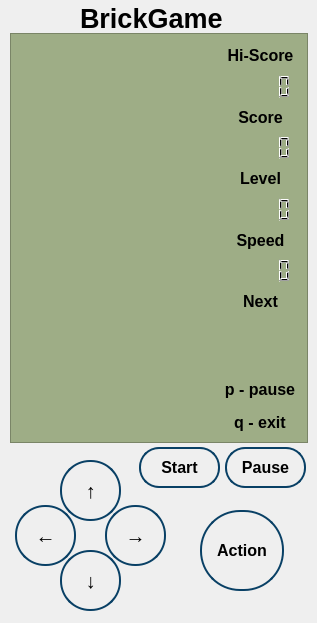
<?xml version="1.0" encoding="UTF-8"?>
<ui version="4.0">
 <class>MainWindow</class>
 <widget class="QMainWindow" name="MainWindow">
  <property name="geometry">
   <rect>
    <x>0</x>
    <y>0</y>
    <width>317</width>
    <height>623</height>
   </rect>
  </property>
  <property name="focusPolicy">
   <enum>Qt::StrongFocus</enum>
  </property>
  <property name="windowTitle">
   <string>BrickGame</string>
  </property>
  <property name="windowIcon">
   <iconset resource="icons.qrc">
    <normaloff>:/free-icon-tetris-720684.png</normaloff>:/free-icon-tetris-720684.png</iconset>
  </property>
  <property name="styleSheet">
   <string notr="true">
background: qlineargradient(x1:-0.2, y1:-0.2, x2:1.05, y2:1.05,
stop:0 white, stop: 0.8 rgb(52, 161, 235), stop:1 black) </string>
  </property>
  <widget class="QWidget" name="centralwidget">
   <widget class="QPushButton" name="pushButton_right">
    <property name="geometry">
     <rect>
      <x>105</x>
      <y>505</y>
      <width>61</width>
      <height>61</height>
     </rect>
    </property>
    <property name="font">
     <font>
      <pointsize>15</pointsize>
      <weight>75</weight>
      <bold>true</bold>
     </font>
    </property>
    <property name="focusPolicy">
     <enum>Qt::NoFocus</enum>
    </property>
    <property name="styleSheet">
     <string notr="true">QPushButton {
border: 2px solid #094065;
border-width: 2px;
padding: 1px;
border-style: solid;
border-radius: 30px;
background: qlineargradient(x1:0, y1:0, x2:1, y2:1,
stop:0 white, stop: 0.8 rgb(227, 171, 0), stop:1 black) }
QPushButton:pressed {
border: 2px solid #094065;
border-width: 2px;
padding: 1px;
border-style: solid;
border-radius: 30px;
background: qlineargradient(x1:0, y1:0, x2:1, y2:1,
stop:0 white, stop: 0.8 rgb(191, 144, 0), stop:1 black) 
}</string>
    </property>
    <property name="text">
     <string>→</string>
    </property>
   </widget>
   <widget class="QPushButton" name="pushButton_action">
    <property name="geometry">
     <rect>
      <x>200</x>
      <y>510</y>
      <width>84</width>
      <height>81</height>
     </rect>
    </property>
    <property name="font">
     <font>
      <pointsize>12</pointsize>
      <weight>75</weight>
      <bold>true</bold>
     </font>
    </property>
    <property name="focusPolicy">
     <enum>Qt::NoFocus</enum>
    </property>
    <property name="layoutDirection">
     <enum>Qt::LeftToRight</enum>
    </property>
    <property name="autoFillBackground">
     <bool>false</bool>
    </property>
    <property name="styleSheet">
     <string notr="true">QPushButton {
border: 2px solid #094065;
border-width: 2px;
padding: 1px;
border-style: solid;
border-radius: 40px;
background: qlineargradient(x1:0, y1:0, x2:1, y2:1,
stop:0 white, stop: 0.8 rgb(227, 171, 0), stop:1 black) }
QPushButton:pressed {
border: 2px solid #094065;
border-width: 2px;
padding: 1px;
border-style: solid;
border-radius: 40px;
background: qlineargradient(x1:0, y1:0, x2:1, y2:1,
stop:0 white, stop: 0.8 rgb(191, 144, 0), stop:1 black) 
}
</string>
    </property>
    <property name="text">
     <string>Action</string>
    </property>
   </widget>
   <widget class="QPushButton" name="pushButton_up">
    <property name="geometry">
     <rect>
      <x>60</x>
      <y>460</y>
      <width>61</width>
      <height>61</height>
     </rect>
    </property>
    <property name="font">
     <font>
      <pointsize>15</pointsize>
      <weight>75</weight>
      <bold>true</bold>
     </font>
    </property>
    <property name="focusPolicy">
     <enum>Qt::NoFocus</enum>
    </property>
    <property name="styleSheet">
     <string notr="true">QPushButton {
border: 2px solid #094065;
border-width: 2px;
padding: 1px;
border-style: solid;
border-radius: 30px;
background: qlineargradient(x1:0, y1:0, x2:1, y2:1,
stop:0 white, stop: 0.8 rgb(227, 171, 0), stop:1 black) }
QPushButton:pressed {
border: 2px solid #094065;
border-width: 2px;
padding: 1px;
border-style: solid;
border-radius: 30px;
background: qlineargradient(x1:0, y1:0, x2:1, y2:1,
stop:0 white, stop: 0.8 rgb(191, 144, 0), stop:1 black) 
}</string>
    </property>
    <property name="text">
     <string>↑</string>
    </property>
   </widget>
   <widget class="QPushButton" name="pushButton_left">
    <property name="geometry">
     <rect>
      <x>15</x>
      <y>505</y>
      <width>61</width>
      <height>61</height>
     </rect>
    </property>
    <property name="font">
     <font>
      <pointsize>15</pointsize>
      <weight>75</weight>
      <bold>true</bold>
     </font>
    </property>
    <property name="focusPolicy">
     <enum>Qt::NoFocus</enum>
    </property>
    <property name="styleSheet">
     <string notr="true">QPushButton {
border: 2px solid #094065;
border-width: 2px;
padding: 1px;
border-style: solid;
border-radius: 30px;
background: qlineargradient(x1:0, y1:0, x2:1, y2:1,
stop:0 white, stop: 0.8 rgb(227, 171, 0), stop:1 black) }
QPushButton:pressed {
border: 2px solid #094065;
border-width: 2px;
padding: 1px;
border-style: solid;
border-radius: 30px;
background: qlineargradient(x1:0, y1:0, x2:1, y2:1,
stop:0 white, stop: 0.8 rgb(191, 144, 0), stop:1 black) 
}</string>
    </property>
    <property name="text">
     <string>←</string>
    </property>
   </widget>
   <widget class="QPushButton" name="pushButton_down">
    <property name="geometry">
     <rect>
      <x>60</x>
      <y>550</y>
      <width>61</width>
      <height>61</height>
     </rect>
    </property>
    <property name="font">
     <font>
      <pointsize>15</pointsize>
      <weight>75</weight>
      <bold>true</bold>
     </font>
    </property>
    <property name="focusPolicy">
     <enum>Qt::NoFocus</enum>
    </property>
    <property name="styleSheet">
     <string notr="true">QPushButton {
border: 2px solid #094065;
border-width: 2px;
padding: 1px;
border-style: solid;
border-radius: 30px;
background: qlineargradient(x1:0, y1:0, x2:1, y2:1,
stop:0 white, stop: 0.8 rgb(227, 171, 0), stop:1 black) }
QPushButton:pressed {
border: 2px solid #094065;
border-width: 2px;
padding: 1px;
border-style: solid;
border-radius: 30px;
background: qlineargradient(x1:0, y1:0, x2:1, y2:1,
stop:0 white, stop: 0.8 rgb(191, 144, 0), stop:1 black) 
}</string>
    </property>
    <property name="text">
     <string>↓</string>
    </property>
   </widget>
   <widget class="QPushButton" name="pushButton_start">
    <property name="geometry">
     <rect>
      <x>139</x>
      <y>447</y>
      <width>81</width>
      <height>41</height>
     </rect>
    </property>
    <property name="font">
     <font>
      <pointsize>12</pointsize>
      <weight>75</weight>
      <bold>true</bold>
     </font>
    </property>
    <property name="focusPolicy">
     <enum>Qt::NoFocus</enum>
    </property>
    <property name="styleSheet">
     <string notr="true">QPushButton {
border: 2px solid #094065;
border-width: 2px;
padding: 1px;
border-style: solid;
border-radius: 20px;
background: qlineargradient(x1:0, y1:0, x2:1, y2:1,
stop:0 white, stop: 0.8 rgb(227, 171, 0), stop:1 black) }
QPushButton:pressed {
border: 2px solid #094065;
border-width: 2px;
padding: 1px;
border-style: solid;
border-radius: 20px;
background: qlineargradient(x1:0, y1:0, x2:1, y2:1,
stop:0 white, stop: 0.8 rgb(191, 144, 0), stop:1 black) 
}</string>
    </property>
    <property name="text">
     <string>Start</string>
    </property>
   </widget>
   <widget class="QPushButton" name="pushButton_pause">
    <property name="geometry">
     <rect>
      <x>225</x>
      <y>447</y>
      <width>81</width>
      <height>41</height>
     </rect>
    </property>
    <property name="font">
     <font>
      <pointsize>12</pointsize>
      <weight>75</weight>
      <bold>true</bold>
     </font>
    </property>
    <property name="focusPolicy">
     <enum>Qt::NoFocus</enum>
    </property>
    <property name="styleSheet">
     <string notr="true">QPushButton {
border: 2px solid #094065;
border-width: 2px;
padding: 1px;
border-style: solid;
border-radius: 20px;
background: qlineargradient(x1:0, y1:0, x2:1, y2:1,
stop:0 white, stop: 0.8 rgb(227, 171, 0), stop:1 black) }
QPushButton:pressed {
border: 2px solid #094065;
border-width: 2px;
padding: 1px;
border-style: solid;
border-radius: 20px;
background: qlineargradient(x1:0, y1:0, x2:1, y2:1,
stop:0 white, stop: 0.8 rgb(191, 144, 0), stop:1 black) 
}</string>
    </property>
    <property name="text">
     <string>Pause</string>
    </property>
   </widget>
   <widget class="QLabel" name="gamename">
    <property name="geometry">
     <rect>
      <x>80</x>
      <y>0</y>
      <width>148</width>
      <height>37</height>
     </rect>
    </property>
    <property name="font">
     <font>
      <pointsize>20</pointsize>
      <weight>75</weight>
      <bold>true</bold>
     </font>
    </property>
    <property name="styleSheet">
     <string notr="true">background-color: rgba(0, 0, 0, 0);
color: rgb(0,0,0)</string>
    </property>
    <property name="text">
     <string>BrickGame</string>
    </property>
   </widget>
   <widget class="QFrame" name="gamefield">
    <property name="geometry">
     <rect>
      <x>10</x>
      <y>33</y>
      <width>298</width>
      <height>410</height>
     </rect>
    </property>
    <property name="styleSheet">
     <string notr="true">background:  rgb(158, 173, 134)</string>
    </property>
    <property name="frameShape">
     <enum>QFrame::StyledPanel</enum>
    </property>
    <property name="frameShadow">
     <enum>QFrame::Raised</enum>
    </property>
    <widget class="QWidget" name="layoutWidget">
     <property name="geometry">
      <rect>
       <x>210</x>
       <y>10</y>
       <width>81</width>
       <height>271</height>
      </rect>
     </property>
     <property name="styleSheet">
      <string notr="true">background-color: rgba(0, 0, 0, 0)</string>
     </property>
     <layout class="QVBoxLayout" name="verticalLayout">
      <item>
       <widget class="QLabel" name="hi_score_label">
        <property name="font">
         <font>
          <pointsize>12</pointsize>
          <weight>75</weight>
          <bold>true</bold>
         </font>
        </property>
        <property name="styleSheet">
         <string notr="true">background-color: rgba(0, 0, 0, 0);
color: rgb(0,0,0)</string>
        </property>
        <property name="text">
         <string>Hi-Score</string>
        </property>
        <property name="alignment">
         <set>Qt::AlignCenter</set>
        </property>
       </widget>
      </item>
      <item>
       <widget class="QLCDNumber" name="hi_score_number">
        <property name="styleSheet">
         <string notr="true">background-color: rgba(0, 0, 0, 0);
border-width: 0px;
padding: 1px;
border-style: solid;
color: rgb(0,0,0);</string>
        </property>
       </widget>
      </item>
      <item>
       <widget class="QLabel" name="score_label">
        <property name="font">
         <font>
          <pointsize>12</pointsize>
          <weight>75</weight>
          <bold>true</bold>
         </font>
        </property>
        <property name="styleSheet">
         <string notr="true">background-color: rgba(0, 0, 0, 0);
color: rgb(0,0,0)</string>
        </property>
        <property name="text">
         <string>Score</string>
        </property>
        <property name="alignment">
         <set>Qt::AlignCenter</set>
        </property>
       </widget>
      </item>
      <item>
       <widget class="QLCDNumber" name="score_number">
        <property name="styleSheet">
         <string notr="true">background-color: rgba(0, 0, 0, 0);
border-width: 0px;
padding: 1px;
border-style: solid;
color: rgb(0,0,0);</string>
        </property>
       </widget>
      </item>
      <item>
       <widget class="QLabel" name="level_label">
        <property name="font">
         <font>
          <pointsize>12</pointsize>
          <weight>75</weight>
          <bold>true</bold>
         </font>
        </property>
        <property name="styleSheet">
         <string notr="true">background-color: rgba(0, 0, 0, 0);
color: rgb(0,0,0)</string>
        </property>
        <property name="text">
         <string>Level</string>
        </property>
        <property name="alignment">
         <set>Qt::AlignCenter</set>
        </property>
       </widget>
      </item>
      <item>
       <widget class="QLCDNumber" name="level_number">
        <property name="styleSheet">
         <string notr="true">background-color: rgba(0, 0, 0, 0);
border-width: 0px;
padding: 1px;
border-style: solid;
color: rgb(0,0,0);</string>
        </property>
       </widget>
      </item>
      <item>
       <widget class="QLabel" name="speed_label">
        <property name="font">
         <font>
          <pointsize>12</pointsize>
          <weight>75</weight>
          <bold>true</bold>
         </font>
        </property>
        <property name="styleSheet">
         <string notr="true">background-color: rgba(0, 0, 0, 0);
color: rgb(0,0,0)</string>
        </property>
        <property name="text">
         <string>Speed</string>
        </property>
        <property name="alignment">
         <set>Qt::AlignCenter</set>
        </property>
       </widget>
      </item>
      <item>
       <widget class="QLCDNumber" name="speed_number">
        <property name="styleSheet">
         <string notr="true">background-color: rgba(0, 0, 0, 0);
border-width: 0px;
padding: 1px;
border-style: solid;
color: rgb(0,0,0);</string>
        </property>
        <property name="smallDecimalPoint">
         <bool>false</bool>
        </property>
        <property name="value" stdset="0">
         <double>0.000000000000000</double>
        </property>
        <property name="intValue" stdset="0">
         <number>0</number>
        </property>
       </widget>
      </item>
      <item>
       <widget class="QLabel" name="next_label">
        <property name="font">
         <font>
          <pointsize>12</pointsize>
          <weight>75</weight>
          <bold>true</bold>
         </font>
        </property>
        <property name="styleSheet">
         <string notr="true">background-color: rgba(0, 0, 0, 0);
color: rgb(0,0,0)</string>
        </property>
        <property name="text">
         <string>Next</string>
        </property>
        <property name="alignment">
         <set>Qt::AlignCenter</set>
        </property>
       </widget>
      </item>
     </layout>
    </widget>
    <widget class="QWidget" name="layoutWidget">
     <property name="geometry">
      <rect>
       <x>210</x>
       <y>342</y>
       <width>80</width>
       <height>61</height>
      </rect>
     </property>
     <property name="styleSheet">
      <string notr="true">background-color: rgba(0, 0, 0, 0)</string>
     </property>
     <layout class="QVBoxLayout" name="verticalLayout_2">
      <item>
       <widget class="QLabel" name="pause_label">
        <property name="font">
         <font>
          <pointsize>12</pointsize>
          <weight>75</weight>
          <bold>true</bold>
         </font>
        </property>
        <property name="styleSheet">
         <string notr="true">background-color: rgba(0, 0, 0, 0);
color: rgb(0,0,0)</string>
        </property>
        <property name="text">
         <string>p - pause</string>
        </property>
        <property name="alignment">
         <set>Qt::AlignCenter</set>
        </property>
       </widget>
      </item>
      <item>
       <widget class="QLabel" name="exit_label">
        <property name="font">
         <font>
          <pointsize>12</pointsize>
          <weight>75</weight>
          <bold>true</bold>
         </font>
        </property>
        <property name="styleSheet">
         <string notr="true">background-color: rgba(0, 0, 0, 0);
color: rgb(0,0,0)</string>
        </property>
        <property name="text">
         <string>q - exit</string>
        </property>
        <property name="alignment">
         <set>Qt::AlignCenter</set>
        </property>
       </widget>
      </item>
     </layout>
    </widget>
   </widget>
  </widget>
 </widget>
 <resources>
  <include location="icons.qrc"/>
 </resources>
 <connections/>
</ui>
